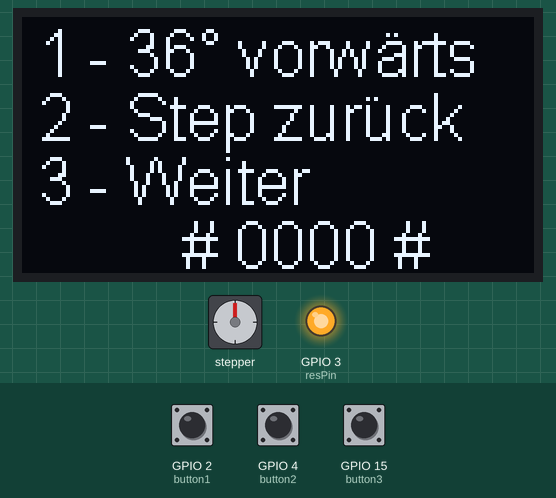
A sketch run on a simulated ESP32. Parts: stepper motor, 128×64 one-colour display, output pins drawn as LEDs (lit = HIGH). Wiring (inferred from the names in the program): stepper motor driver (200 steps per turn assumed): step GPIO 16; direction GPIO 17. The inputs (shaded band) are chosen by the test bench; at power-on: GPIO 4 (button2) LOW, GPIO 15 (button3) LOW, GPIO 2 (button1) LOW. Pins used as bus, display or sensor lines are not drawn; what the sketch prints to the serial monitor is not drawn.

Above: at 5.3 s.
5.4 s: GPIO 4 (button2) pulled HIGH for 2.05 s
At 6.1 s:
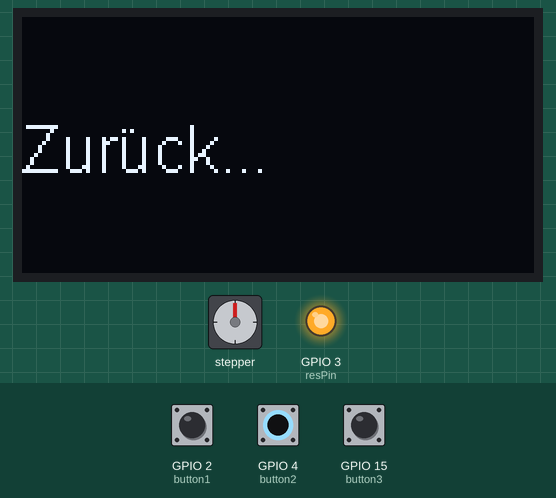
9.4 s: GPIO 15 (button3) pulled HIGH for 2.05 s
At 11.9 s:
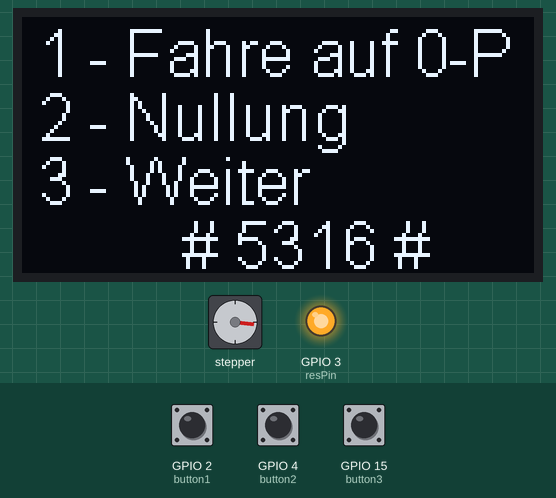
12.9 s: GPIO 2 (button1) pulled HIGH for 2.05 s
At 14.4 s:
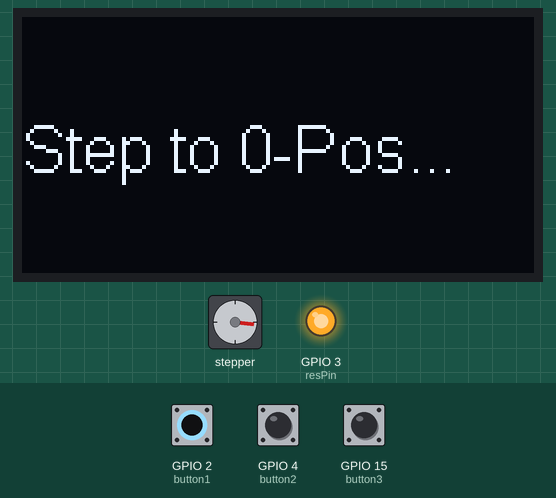
20.4 s: GPIO 15 (button3) pulled HIGH for 2.05 s
At 22.1 s:
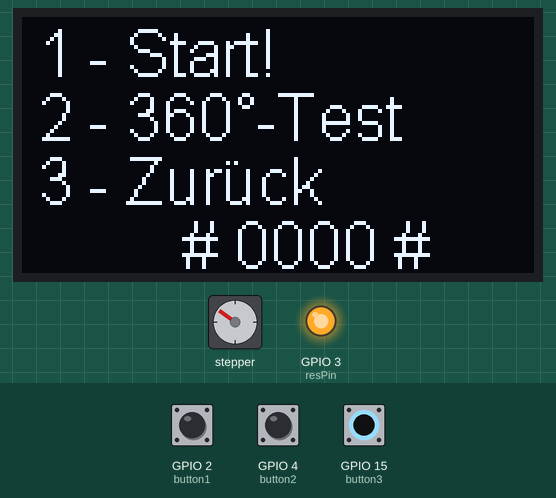
23.9 s: GPIO 2 (button1) pulled HIGH for 2.05 s
At 25.8 s:
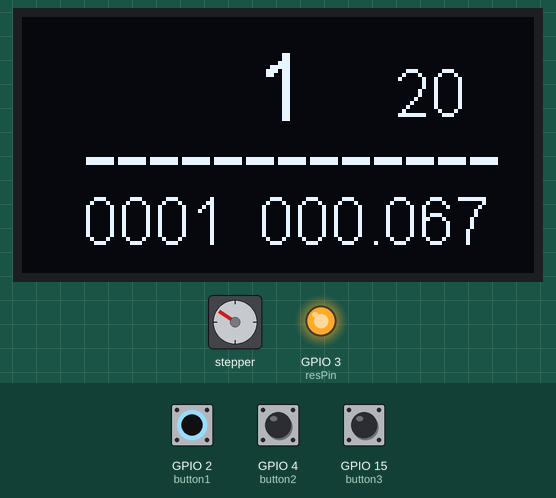
27.4 s: GPIO 4 (button2) pulled HIGH for 2.05 s
At 34.0 s:
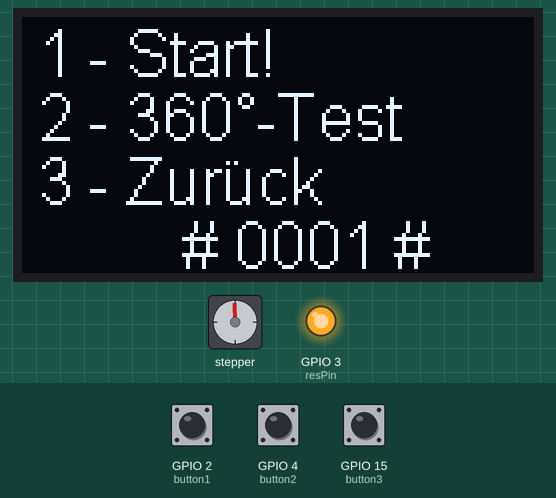
Timing chart, 0 to 35.5 s (numbered marks = the images above; inputs shaded):
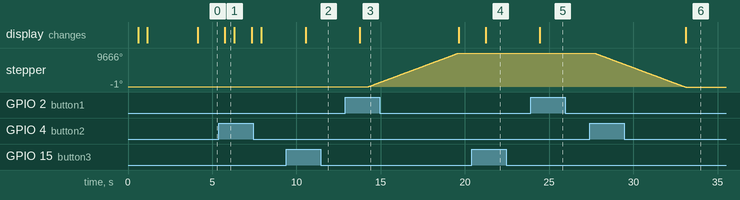

The sketch:

starfoto.ino
```cpp
/*****************************************************************************
  This is the "starfoto" sketch.

  Module        : main module, starfoto.ino
  Author        : Swen Hopfe (dj)
  Design        : 2019-01-30
  Last modified : 2019-01-31

  It works with ESP32, NEMA17 stepper with 1:26.85 gear,
  stepper driver DRV8825 and a ssd1306 based OLED . It was
  tested with ESP32-ST wired on a WEMOS LOLIN32 board.

 ****************************************************************************/

  #include <Wire.h>

  // oled driver include
  #include "SSD1306Wire.h"
  // #include "SH1106Wire.h"

  // new display object
  SSD1306Wire  display(0x3c, 21, 22);
  // SH1106Wire display(0x3c, 21, 22);

  // pins for stepper control
  const int stepPin = 16;
  const int dirPin = 17;
  const int resPin = 3;
  // pins for keypad
  const int button1 = 2;
  const int button2 = 4;
  const int button3 = 15;

  // menu level
  int mlv = 1;

  // last time stamp for event handling
  long ev_last_millis = 0;

  // last time stamp for stepping (normal operation)
  long last_millis = 0;

  // number of max shots/steps
  const int ns = 20;
  // counter of shots/steps
  int z = 0;

  // Current head position (0-5369 = angle of 0-359°)
  int hpos = 0;
  // decimal degrees of current head position (angle)
  float gpos = 0.000;
  // hpos / 0-pos difference
  int hdiff = 0;

  // start flag for high speed test
  boolean fl_hspeed = false;
  // start flag for normal operation
  boolean fl_normop = false;
  // start flag for turn forward
  boolean fl_forwrd = false;
  // start flag for rewind
  boolean fl_backwrd = false;
  // start flag for stepping to hpos=0
  boolean fl_adj = false;

//-----------------------------------------------------------------

    // main menu
    void main_menu() {

      String hstr;

      display.clear();
      display.setFont(ArialMT_Plain_16);
      display.setTextAlignment(TEXT_ALIGN_LEFT);

      hstr = String(hpos);
      if (hstr.length() < 4) hstr = "0" + hstr;
      if (hstr.length() < 4) hstr = "0" + hstr;
      if (hstr.length() < 4) hstr = "0" + hstr;
      hstr = "          # " + hstr + " #";

      switch(mlv) {
        case 1:
          display.drawString(0, 0 , " 1 - 36° vorwärts");
          display.drawString(0, 16, " 2 - Step zurück");
          display.drawString(0, 32, " 3 - Weiter");
          display.drawString(0, 48, hstr);
          break;
        case 2:
          display.drawString(0, 0 , " 1 - Fahre auf 0-P");
          display.drawString(0, 16, " 2 - Nullung");
          display.drawString(0, 32, " 3 - Weiter");
          display.drawString(0, 48, hstr);
          break;
        case 3:
          display.drawString(0, 0 , " 1 - Start!");
          display.drawString(0, 16, " 2 - 360°-Test");
          display.drawString(0, 32, " 3 - Zurück");
          display.drawString(0, 48, hstr);
          break;
        default:
          break;
      }
      display.display();
    }

//-----------------------------------------------------------------

    // single line OLED message
    void message(String msg) {

      display.clear();
      display.setFont(ArialMT_Plain_16);
      display.setTextAlignment(TEXT_ALIGN_LEFT);
      display.drawString(0, 24, msg);
      display.display();

    }

//-----------------------------------------------------------------

    // do the step
    void stepper(int stepPin) {

      digitalWrite(stepPin,HIGH);
      delayMicroseconds(500);
      digitalWrite(stepPin,LOW);
      delayMicroseconds(500);

    }

//-----------------------------------------------------------------

  void setup() {

      Serial.begin(115200);
      Serial.println();
      Serial.println("Starfoto initialising...");

      // set the control pins to output
      pinMode(stepPin,OUTPUT);
      pinMode(dirPin,OUTPUT);
      pinMode(resPin,OUTPUT);
      // set keypad pins to input
      pinMode(button1,INPUT);
      pinMode(button2,INPUT);
      pinMode(button3,INPUT);
      delay(500);

      // set a particular direction (clockwise)
      digitalWrite(dirPin,LOW);

      // initialise OLED
      digitalWrite(resPin,LOW);
      delay(50);
      digitalWrite(resPin,HIGH);
      delay(50);
      display.init();
      display.flipScreenVertically();
      delay(500);

      // welcome screen
      display.clear();
      display.setFont(ArialMT_Plain_24);
      display.setTextAlignment(TEXT_ALIGN_LEFT);
      display.drawString(0, 18, "    Starfoto");
      display.drawString(0, 31, "    -----------");
      display.setFont(ArialMT_Plain_10);
      display.drawString(0, 53, "             V1.0");
      display.display();

      Serial.println("Ready to run...");

      delay(3000);

      // main menu
      main_menu();

      // sets timestamps to current system "millis"
      last_millis = millis();
      ev_last_millis = millis();

  }

//-----------------------------------------------------------------

  void loop() {

    String hstr;
    String gstrs;
    char gstr[6];

      // event handler

      if ((millis() - ev_last_millis) > 1600) {

        ev_last_millis = millis();

        if (mlv ==1) {
          if(HIGH == digitalRead(button3)) {
            Serial.println("Menu level2...");
            mlv = 2;
            main_menu();
          } else {
              if(HIGH == digitalRead(button1)) {
                Serial.println("Forward...");
                fl_forwrd = true;
              } else {
                if(HIGH == digitalRead(button2)) {
                  Serial.println("Rewind...");
                  fl_backwrd = true;
                }
              }
          }
        } else { //mlv==1
          if (mlv == 2) {
            if(HIGH == digitalRead(button3)) {
              Serial.println("Menu level3...");
              mlv = 3;
              main_menu();
            } else {
                if(HIGH == digitalRead(button1)) {
                  Serial.println("Adjusting...");
                  fl_adj = true;
                } else {
                  if(HIGH == digitalRead(button2)) {
                    Serial.println("Set Pos=0...");
                    hpos = 0;
                    main_menu();
                  }
                }
            }
          } else { //mlv==2
            if (mlv == 3) {
              if(HIGH == digitalRead(button3)) {
                Serial.println("Menu level1...");
                mlv = 1;
                main_menu();
              } else {
                  if(HIGH == digitalRead(button1)) {
                    Serial.println("Normal operation...");
                    fl_normop = true;
                  } else {
                    if(HIGH == digitalRead(button2)) {
                      Serial.println("High speed test...");
                      fl_hspeed = true;
                      main_menu();
                    }
                  }
              }
            }
          }
        }
      } //if>1600

      //-------------------------------------------------------

      // highspeed test
      // 26.85 * 200 full steps = 5370 times * 1.8 degrees
      // for a full cycle with our 1:26.85 gear
      // and takes us 5370 * 4ms = 5.4 seconds

      if (fl_hspeed) {

        Serial.println("full circle forward...");
        message("360°-Test...");
        digitalWrite(dirPin,LOW); // turn clockwise
        delayMicroseconds(500);

        for(int x = 0; x < 5370; x++) stepper(stepPin);

        fl_hspeed = false;

        // restore main menu
        main_menu();

      }

      //-------------------------------------------------------

      // stepping forward (36°, 1/10 circle)

      if (fl_forwrd) {

        Serial.println("1/10 circle forward...");
        message("1/10 vorwärts...");
        digitalWrite(dirPin,LOW); // turn clockwise
        delayMicroseconds(500);

        for(int x = 0; x < 537; x++) stepper(stepPin);

        hpos += 537;
        if(hpos > 5369) hpos -= 5370;
        fl_forwrd = false;

        // restore main menu
        main_menu();

      }

      //-------------------------------------------------------

      // rewind (27 steps)

      if (fl_backwrd) {

        Serial.println("27 step back...");
        message("Zurück...");
        delay(500);
        digitalWrite(dirPin,HIGH); // rewind
        delayMicroseconds(500);

        for(int x = 0; x < 27; x++) stepper(stepPin);

        hpos -= 27;
        if(hpos < 0) hpos += 5370;
        fl_backwrd = false;

        // restore main menu
        main_menu();

      }

      //-------------------------------------------------------

      // Step to Position hpos = 0 (adjusting)

      if (fl_adj) {

        Serial.println("Step to 0-Pos...");
        message("Step to 0-Pos...");
        delay(500);
        digitalWrite(dirPin,HIGH); // rewind
        delayMicroseconds(500);
        hdiff = hpos; // cause we rewind to zero

        for(int x = 0; x < hdiff; x++) stepper(stepPin);

        hpos -= hdiff;
        fl_adj = false;

        // restore main menu
        main_menu();

      }

      //-------------------------------------------------------

      // normal operation
      // virtual sky turns 360°/24h clockwise
      // stepper without gear runs with 1.8° by step = 200steps/cycle
      // 200steps/24h(24*3600s=86400s) are equal to 1step/432s
      // that means for sky speed we need 1 step every 432 seconds
      // with 1:26.85 gear we need 1 step every 16.089385475 seconds
      // because with gear we only do 0.067039106° by step

      if (fl_normop) {
        if ((millis() - last_millis) > 16089) {

          delayMicroseconds(385);

          last_millis = millis();

          digitalWrite(dirPin,LOW); // turn clockwise

          // if maximum reached do not step

          if (z < ns) {

            stepper(stepPin);

            z++;
            hpos++;

            Serial.println(z);
            Serial.println(hpos);

            display.clear();
            display.setFont(ArialMT_Plain_24);
            display.setTextAlignment(TEXT_ALIGN_CENTER);
            display.drawString(64,  4 , String(z));
            display.drawString(64, 20 , " -------------");
            display.setFont(ArialMT_Plain_16);
            hstr = String(hpos);
            gpos = ((float)hpos * 360.000) / 5370.000;
            sprintf(gstr, "%.3f", gpos);
            gstrs = String(gstr);
            if (hstr.length() < 4) hstr = "0" + hstr;
            if (hstr.length() < 4) hstr = "0" + hstr;
            if (hstr.length() < 4) hstr = "0" + hstr;
            if (gstrs.length() < 7) gstrs = "0" + gstrs;
            if (gstrs.length() < 7) gstrs = "0" + gstrs;
            if (gstrs.length() < 7) gstrs = "0" + gstrs;
            if (gstrs.length() < 7) gstrs = "0" + gstrs;
            if (gstrs.length() < 7) gstrs = "0" + gstrs;
            if (gstrs.length() < 7) gstrs = "0" + gstrs;
            display.drawString(64, 42 , " " + hstr + "  " + gstrs);
            display.drawString(102, 10 , String(ns));
            display.display();
          }
          else {

            fl_normop = false;

            delay(3000);

            // restore main menu
            main_menu();

          }

          // before the next step
          // we have approx 16 seconds to do the camera shot now
          // so we program the camera to this interval
          // all exposure times below this are possible for the current fotograph
          // nevertheless it is not exactly 16s, we will not run into problems
          // because of the fact that there are only some shots to do
          // we expect less than 20 shots only...
        }
      }
  }

//----------------------------------------------------------------------------
```

Measured:
- after the input at 5.4 s, stepper: turns 48° clockwise in 0.03 s, then 49° clockwise in 0.03 s; the display: changes after 0.36 s (image 1)
- after the input at 9.4 s, the display: changes after 1.2 s (image 2)
- after the input at 12.9 s, stepper: turns 9569° clockwise in 5.4 s, starting after 1.4 s; the display: changes after 0.86 s (image 3)
- after the input at 20.4 s, the display: changes after 0.85 s (image 4)
- after the input at 27.4 s, stepper: turns 9665° counter-clockwise in 5.4 s, starting after 0.28 s; the display: changes after 5.7 s (image 6)
- what the display in image 1 shows lasts 0.5 s, from 5.8 s to 6.3 s
